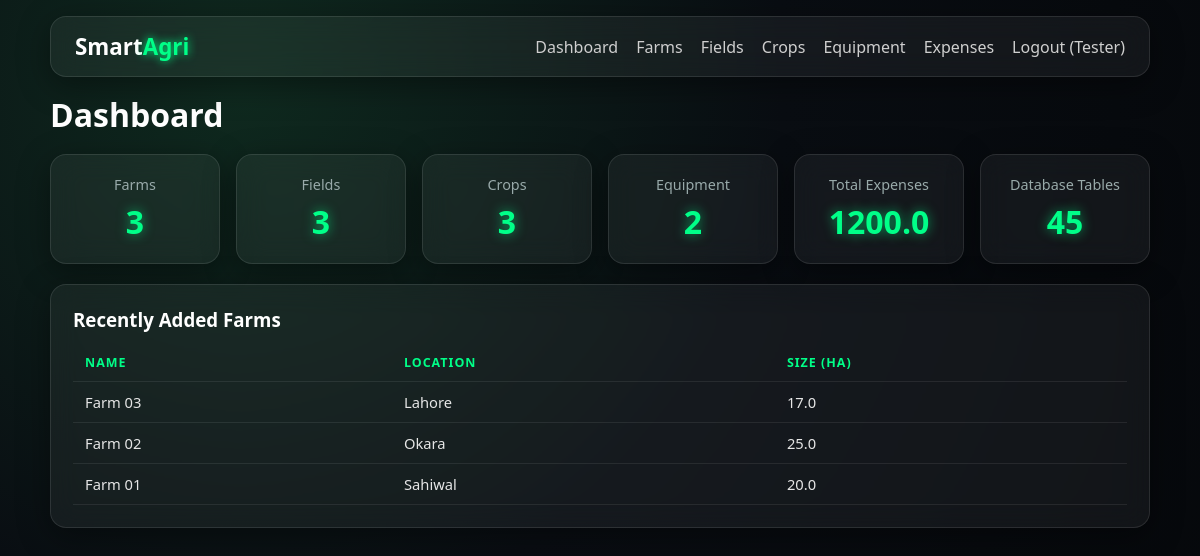
Screenshot of / (signed in) with the database file from the repository.
### app/models.py (models this page shows, shortened)
class User(UserMixin, db.Model):
    id = pk()
    username = db.Column(db.String(50), unique=True, nullable=False)
    email = db.Column(db.String(120), unique=True, nullable=False)
    password_hash = db.Column(db.String(255), nullable=False)
    role_id = fk("role")
    created_at = stamp()

class Farm(db.Model):
    id = pk()
    name = text()
    location = text()
    size_hectares = num()
    owner_id = fk("user")

### app/dashboard.py (the view)
@dashboard.route("/")
@login_required
def home():
    total_expenses = db.session.query(func.sum(Expense.amount)).scalar() or 0
    stats = [
        ("Farms", Farm.query.count()),
        ("Fields", Field.query.count()),
        ("Crops", Crop.query.count()),
        ("Equipment", Equipment.query.count()),
        ("Total Expenses", round(total_expenses, 2)),
        ("Database Tables", len(db.metadata.tables)),
    ]
    recent_farms = Farm.query.order_by(Farm.id.desc()).limit(5).all()
    return render_template("dashboard.html", stats=stats, recent_farms=recent_farms)

### app/__init__.py (called while the page is built)
def create_app():
    app = Flask(__name__)
    app.config.from_object(Config)
    db.init_app(app)
    csrf.init_app(app)
    login_manager.init_app(app)
    login_manager.login_view = "auth.login"
    login_manager.login_message = "Please log in first."
    from app.models import User
    @login_manager.user_loader
    def load_user(user_id):
        return User.query.get(int(user_id))
    from app.auth import auth
    from app.dashboard import dashboard
    from app.crud import crud
    app.register_blueprint(auth)
    app.register_blueprint(dashboard)
    app.register_blueprint(crud)
    with app.app_context():
        db.create_all()
    return app

### app/templates/dashboard.html (shortened to what this page needs)
{% extends "base.html" %}
{% block content %}
<h1>Dashboard</h1>
<div class="stats">
    {% for label, value in stats %}
    <div class="glass stat">
        <p>{{ label }}</p>
        <h2>{{ value }}</h2>
    </div>
    {% endfor %}
</div>
<div class="glass panel">
    <h3>Recently Added Farms</h3>
    {% if recent_farms %}
    <table>
        <tr><th>Name</th><th>Location</th><th>Size (ha)</th></tr>
        {% for farm in recent_farms %}
        <tr><td>{{ farm.name }}</td><td>{{ farm.location }}</td><td>{{ farm.size_hectares }}</td></tr>
        {% endfor %}
    </table>
    {% else %}
    <p>No farms yet. <a href="{{ url_for('crud.add_item', name='farms') }}">Add your first farm</a>.</p>
    {% endif %}
</div>
{% endblock %}

### app/templates/base.html (shortened to what this page needs)
<!DOCTYPE html>
<html lang="en">
<head>
    <link rel="stylesheet" href="{{ url_for('static', filename='style.css') }}">
</head>
<body>
    <nav class="navbar glass">
        <a class="brand" href="{{ url_for('dashboard.home') }}">Smart<span>Agri</span></a>
        <div class="links">
            {% if current_user.is_authenticated %}
            <a href="{{ url_for('dashboard.home') }}">Dashboard</a>
            <a href="{{ url_for('crud.list_items', name='farms') }}">Farms</a>
            <a href="{{ url_for('crud.list_items', name='fields') }}">Fields</a>
            <a href="{{ url_for('crud.list_items', name='crops') }}">Crops</a>
            <a href="{{ url_for('crud.list_items', name='equipment') }}">Equipment</a>
            <a href="{{ url_for('crud.list_items', name='expenses') }}">Expenses</a>
            <a href="{{ url_for('auth.logout') }}">Logout ({{ current_user.username }})</a>
            {% else %}
            <a href="{{ url_for('auth.login') }}">Login</a>
            <a href="{{ url_for('auth.register') }}">Register</a>
            {% endif %}
        </div>
    </nav>
    <main class="container">
        {% block content %}{% endblock %}
    </main>
</body>
</html>

### app/static/style.css (style rules this page uses)
* { box-sizing: border-box; margin: 0; padding: 0; }
body { font-family: "Segoe UI", Arial, sans-serif; color: #e6e6e6; min-height: 100vh; background: radial-gradient(circle at 20% 10%, #0f2a1f 0%, #090d12 45%, #05070a 100%) fixed; }
a { color: #00ff88; text-decoration: none; }
.glass { background: rgba(255, 255, 255, 0.05); backdrop-filter: blur(14px); -webkit-backdrop-filter: blur(14px); border: 1px solid rgba(255, 255, 255, 0.1); border-radius: 16px; box-shadow: 0 8px 32px rgba(0, 0, 0, 0.4); }
.navbar { display: flex; justify-content: space-between; align-items: center; flex-wrap: wrap; gap: 10px; margin: 16px auto; width: 94%; max-width: 1100px; padding: 14px 24px; }
.brand { font-size: 1.4rem; font-weight: bold; color: #fff; }
.brand span { color: #00ff88; text-shadow: 0 0 10px #00ff88; }
.links { display: flex; gap: 18px; flex-wrap: wrap; }
.links a { color: #cfcfcf; }
.container { width: 94%; max-width: 1100px; margin: 0 auto 40px; }
h1 { margin-bottom: 18px; color: #fff; }
h2, h3 { color: #fff; margin-bottom: 12px; }
.stats { display: grid; grid-template-columns: repeat(auto-fit, minmax(160px, 1fr)); gap: 16px; margin-bottom: 20px; }
.stat { padding: 20px; text-align: center; }
.stat p { color: #9aa; font-size: 0.9rem; }
.stat h2 { color: #00ff88; font-size: 2rem; margin: 6px 0 0; text-shadow: 0 0 12px rgba(0, 255, 136, 0.6); }
.panel { padding: 22px; }
table { width: 100%; border-collapse: collapse; }
th, td { padding: 10px 12px; text-align: left; border-bottom: 1px solid rgba(255, 255, 255, 0.08); font-size: 0.92rem; }
th { color: #00ff88; text-transform: uppercase; font-size: 0.78rem; letter-spacing: 1px; }

### rows the page displays
User: username "Tester"
Farm: name "Farm 03", location "Lahore", size_hectares "17.0"
Farm: name "Farm 02", location "Okara", size_hectares "25.0"
Farm: name "Farm 01", location "Sahiwal", size_hectares "20.0"

### other values shown
{{ label }} "Farms" "Fields" "Crops" "Equipment" "Total Expenses" "Database Tables"
{{ value }} "3" "3" "3" "2" "1200.0" "45"
